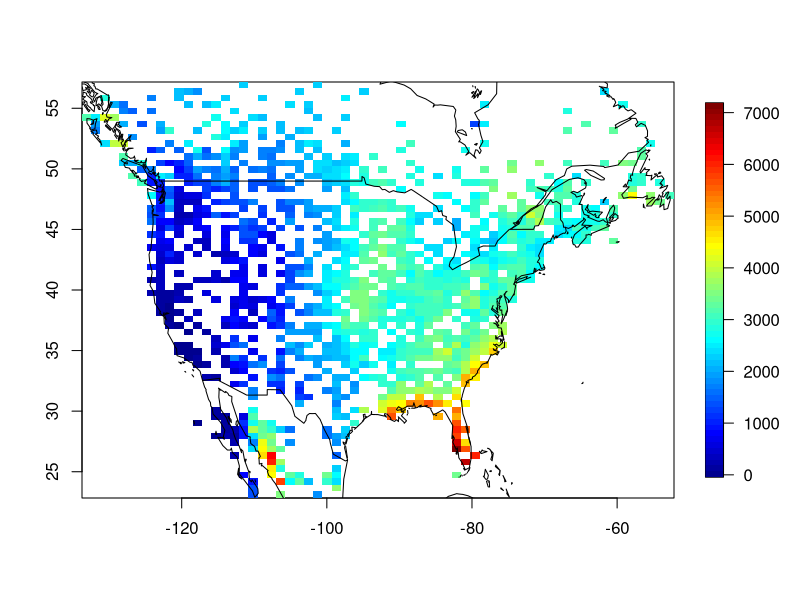
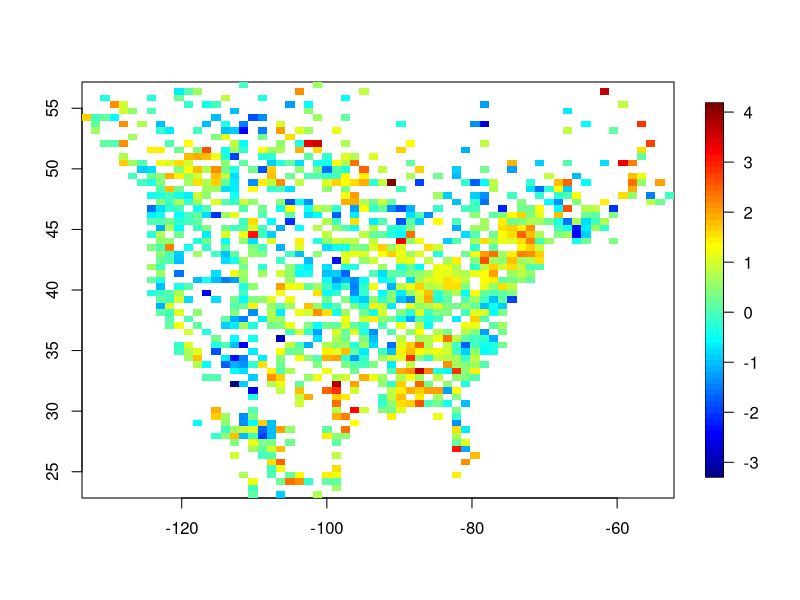

The R source for these figures, in order:
library(fields)


### Name: NorthAmericanRainfall
### Title: Observed North American summer precipitation from the historical
###   climate network.
### Aliases: NorthAmericanRainfall
### Keywords: datasets

### ** Examples

data(NorthAmericanRainfall)
x<- cbind(NorthAmericanRainfall$longitude,  NorthAmericanRainfall$latitude)
y<- NorthAmericanRainfall$precip
quilt.plot( x,y)
world( add=TRUE)

Zstat<- NorthAmericanRainfall$trend / NorthAmericanRainfall$trendSE
quilt.plot( x, Zstat)
